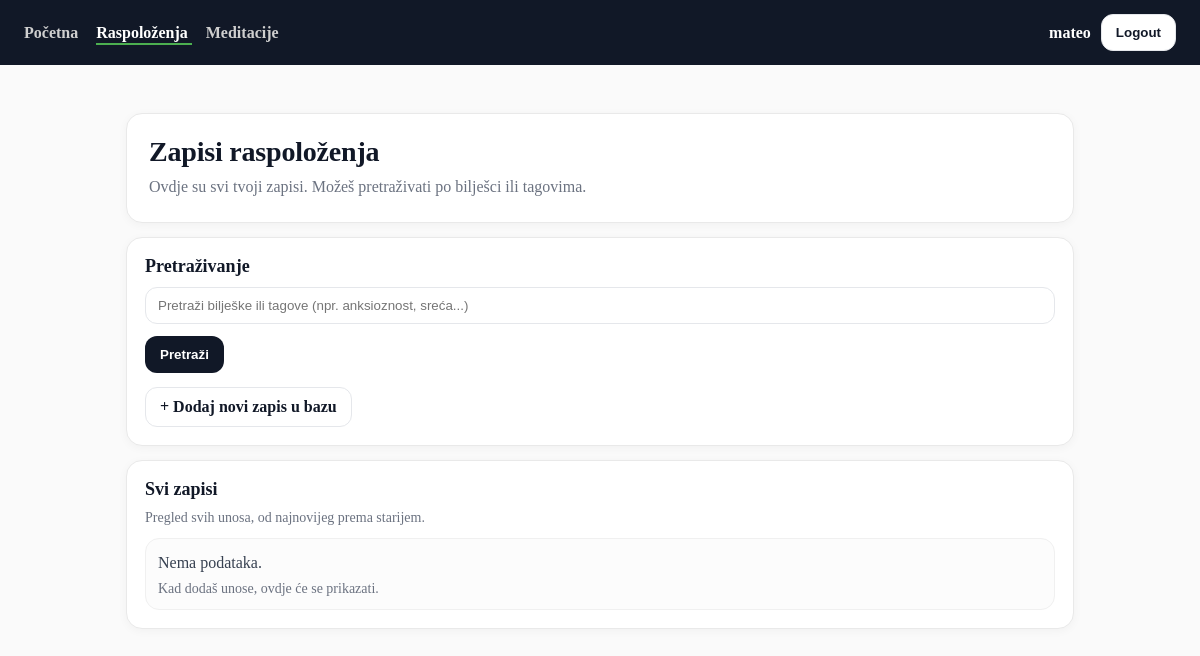
The app's page /moods/ (signed in), older data.
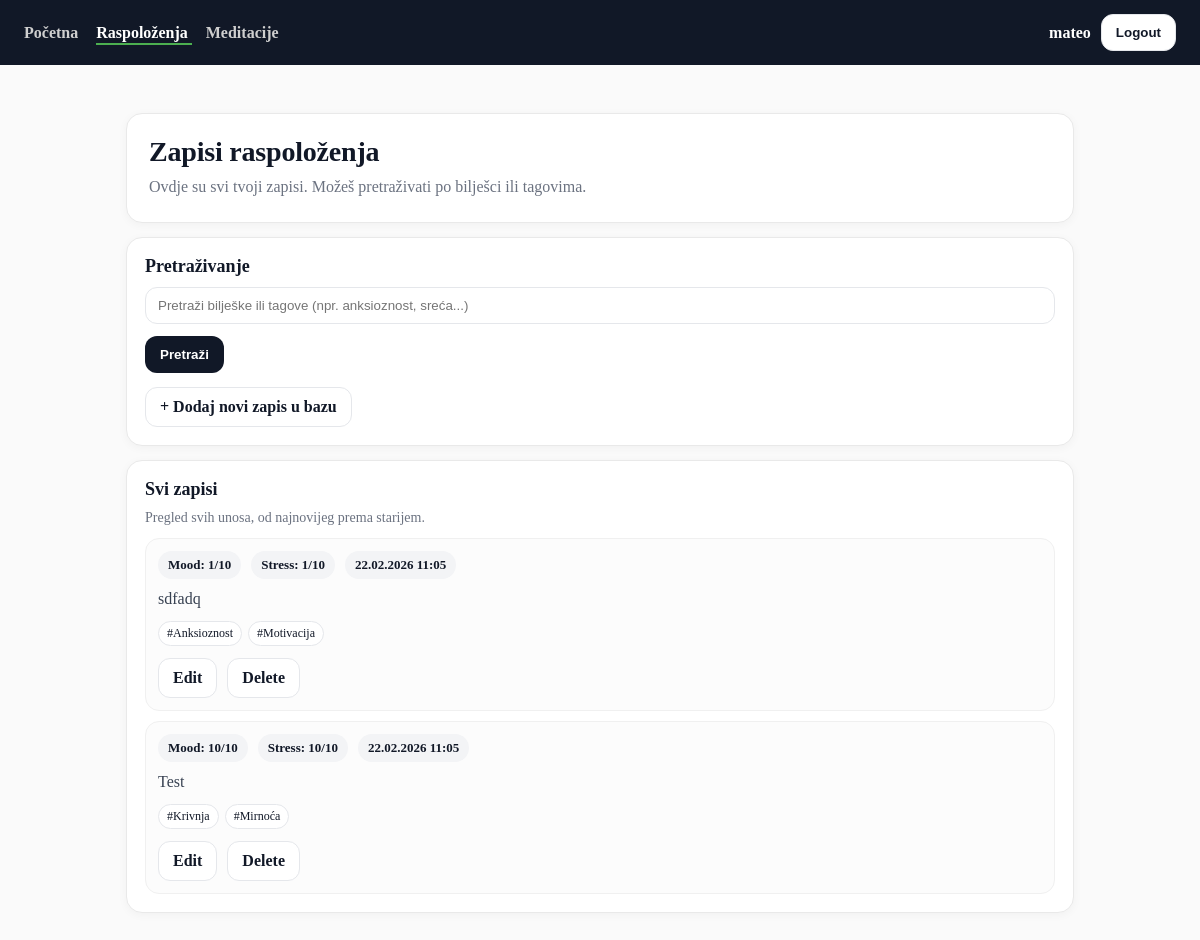
The same page, newer data.
### main/models.py (models this page shows, shortened)
class MoodEntry(models.Model):
    user = models.ForeignKey(
        settings.AUTH_USER_MODEL,
        on_delete=models.CASCADE,
        related_name="mood_entries",
    )
    mood = models.PositiveSmallIntegerField(
        validators=[MinValueValidator(1), MaxValueValidator(10)]
    )
    stress = models.PositiveSmallIntegerField(
        validators=[MinValueValidator(1), MaxValueValidator(10)]
    )
    note = models.TextField(blank=True)
    tags = models.ManyToManyField(
        Tag,
        blank=True,
        related_name="mood_entries",
    )
    created_at = models.DateTimeField(auto_now_add=True)
    class Meta:
        ordering = ["-created_at"]
        indexes = [
            models.Index(fields=["user", "-created_at"]),
        ]

class Tag(models.Model):
    name = models.CharField(max_length=30, unique=True)
    class Meta:
        ordering = ["name"]

### main/views.py (the view)
# urls.py: path("moods/", MoodListView.as_view(), name="mood_list"),
class MoodListView(LoginRequiredMixin, ListView):
    template_name = "main/mood_list.html"
    context_object_name = "moods"
    login_url = "login"
    def get_search_query(self):
        return (self.request.GET.get("q") or "").strip()
    def get_queryset(self):
        q = self.get_search_query()
        qs = (
            MoodEntry.objects
            .filter(user=self.request.user)
            .prefetch_related("tags")
            .order_by("-id")
        )
        if q:
            qs = qs.filter(Q(note__icontains=q) | Q(tags__name__icontains=q)).distinct()
        return qs
    def get_context_data(self, **kwargs):
        ctx = super().get_context_data(**kwargs)
        ctx["q"] = self.get_search_query()
        return ctx

### main/templates/main/mood_list.html (shortened to what this page needs)
{% extends "main/base.html" %}
{% block content %}
<div class="mh-wrap">
  <section class="mh-hero">
    <h1 class="mh-title">Zapisi raspoloženja</h1>
    <p class="mh-sub">
      Ovdje su svi tvoji zapisi. Možeš pretraživati po bilješci ili tagovima.
    </p>
  </section>
  <section class="mh-card" style="margin-top:14px;">
    <h2 style="margin:0 0 10px; font-size:18px;">Pretraživanje</h2>
    <form method="get" class="mh-form" style="margin-top: 8px;">
      <p style="margin:0;">
        <input
          type="text"
          name="q"
          value="{{ q }}"
          placeholder="Pretraži bilješke ili tagove (npr. anksioznost, sreća...)"
        />
      </p>
      <div class="mh-actions">
        <button type="submit" class="mh-btn mh-btn-primary">Pretraži</button>
      </div>
    </form>
    {% if user.is_authenticated %}
      <div class="mh-actions" style="margin-top: 14px;">
        <a class="mh-btn mh-btn-ghost" href="{% url 'mood_create' %}">+ Dodaj novi zapis u bazu</a>
      </div>
    {% endif %}
  </section>
  <section class="mh-card" style="margin-top:14px;">
    <h2 style="margin:0 0 10px; font-size:18px;">
      {% if q %}Rezultati{% else %}Svi zapisi{% endif %}
    </h2>
    {% if q %}
      <p class="mh-muted">Pretraga za: <strong>{{ q }}</strong></p>
    {% else %}
      <p class="mh-muted">Pregled svih unosa, od najnovijeg prema starijem.</p>
    {% endif %}
    <div class="mh-list">
      {% for mood in moods %}
        <article class="mh-item">
          <div class="mh-row">
            <span class="mh-pill">Mood: {{ mood.mood }}/10</span>
            <span class="mh-pill">Stress: {{ mood.stress }}/10</span>
            <span class="mh-pill">{{ mood.created_at|date:"d.m.Y H:i" }}</span>
          </div>
          {% if mood.note %}
            <p class="mh-note">{{ mood.note }}</p>
          {% else %}
            <p class="mh-note mh-muted">Bez bilješke.</p>
          {% endif %}
          {% if mood.tags.all %}
            <div class="mh-tags">
              {% for tag in mood.tags.all %}
                <span class="mh-tag">#{{ tag.name }}</span>
              {% endfor %}
            </div>
          {% endif %}
          <div class="mh-actions" style="margin-top: 12px;">
            <a class="mh-btn mh-btn-ghost" href="{% url 'mood_edit' mood.pk %}">Edit</a>
            <a class="mh-btn mh-btn-ghost" href="{% url 'mood_delete' mood.pk %}">Delete</a>
          </div>
        </article>
      {% empty %}
        <div class="mh-item">
          <p class="mh-note" style="margin:0;">Nema podataka.</p>
          {% if q %}
            <p class="mh-muted" style="margin-top:6px;">Nema rezultata za ovu pretragu.</p>
          {% else %}
            <p class="mh-muted" style="margin-top:6px;">Kad dodaš unose, ovdje će se prikazati.</p>
          {% endif %}
        </div>
      {% endfor %}
    </div>
  </section>
</div>
{% endblock %}

Row changes from the older to the newer data that the page shows:
added MoodEntry: mood "1", stress "1", created_at "22.02.2026 11:05", note "sdfadq"
now on this page (row edited): Tag: name "Anksioznost", shown under "1"
now on this page (row edited): Tag: name "Motivacija", shown under "1"
added MoodEntry: mood "10", stress "10", created_at "22.02.2026 11:05", note "Test"
now on this page (row edited): Tag: name "Krivnja", shown under "10"
now on this page (row edited): Tag: name "Mirnoća", shown under "10"
Text that changed along with them:
text no longer shown: "Nema podataka. Kad dodaš unose, ovdje će se prikazati."
